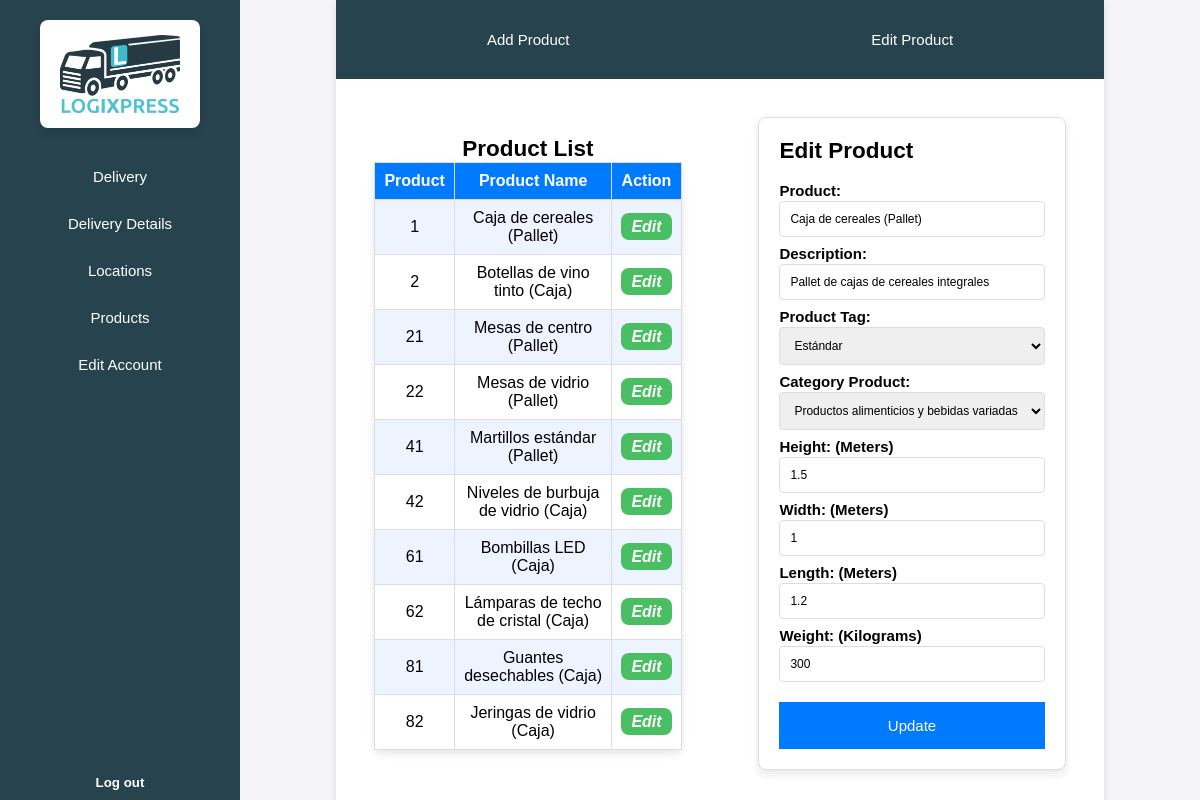
Page /menuCL.php?section=products&tool=editProduct&product=1 (signed in) on the committed database.
### tables this page shows
CREATE TABLE producto (
    num INT AUTO_INCREMENT PRIMARY KEY,
    nombre VARCHAR(100) NOT NULL,
    descripcion VARCHAR(255),
    categoria VARCHAR(5),
    etiquetado VARCHAR(5),
    alto FLOAT NOT NULL,
    ancho FLOAT NOT NULL,
    largo FLOAT NOT NULL,
    peso FLOAT NOT NULL,
    cliente INT,
    FOREIGN KEY (categoria) REFERENCES cat_prod(codigo),
    FOREIGN KEY (etiquetado) REFERENCES etiquetado(codigo),
    FOREIGN KEY (cliente) REFERENCES cliente(num)
);

### php/products/vistaProductos.php (the view, shortened to what this page needs)
<?php
function vistaProductos($cliente) {
    global $db;
    $productos = [];
    $queryProductos = "SELECT p.num, p.nombre FROM producto p WHERE p.cliente = $cliente";
    $result = mysqli_query($db, $queryProductos);
    while ($row = mysqli_fetch_assoc($result)) {
        $productos[] = $row;
    }
    ?>
    <section class="content-tools">
        <div class="tools">
            <div>
                <a class="tool-text" href="?section=products&tool=addProduct">Add Product</a>
            </div>
            <div>
                <a class="tool-text" href="?section=products&tool=editProduct">Edit Product</a>
            </div>
        </div>
        <div class="information">
            <div class="general-info">
                <h2 style="text-align: center;">Product List</h2>
                <table>
                    <tr>
                        <th>Product</th>
                        <th>Product Name</th>
                        <?php if (isset($_GET['tool']) && $_GET['tool'] == 'editProduct'): ?>
                            <th>Action</th>
                        <?php endif; ?>
                    </tr>
                    <?php foreach ($productos as $row): ?>
                        <tr>
                            <td><?= htmlspecialchars($row['num']) ?></td>
                            <td><?= htmlspecialchars($row['nombre']) ?></td>
                            <?php if (isset($_GET['tool']) && $_GET['tool'] == 'editProduct'): ?>
                                <td><a class="btn-green" href="?section=products&tool=editProduct&product=<?= $row['num'] ?>">Edit</a></td>
                            <?php endif; ?>
                        </tr>
                    <?php endforeach; ?>
                </table>
            </div>
            <div class="info-products">
                <?php if (isset($_GET['section'], $_GET['tool']) && $_GET['section'] === "products" && $_GET['tool'] === 'editProduct' && isset($_GET['product'])): ?>
                    <?php vistaEditProducto($cliente, $_GET['product']); ?>
                <?php elseif (isset($_GET['section'], $_GET['tool']) && $_GET['section'] === "products" && $_GET['tool'] === 'addProduct'): ?>
                    <?php vistaAddProduct($cliente); ?>
                <?php else: ?>
                    <p style="font-size:2rem;">Select a product to edit or add a new product.</p>
                <?php endif; ?>
            </div>
        </div>
    </section>
    <?php
}
function vistaEditProducto($cliente, $producto_id) {
    global $db;
    $queryProducto = "SELECT p.num, p.nombre, p.descripcion, p.alto, p.ancho, p.largo, p.peso, p.etiquetado, p.categoria
    FROM producto p WHERE p.cliente = '$cliente' AND p.num = '$producto_id'";
    $resultProducto = mysqli_query($db, $queryProducto);
    $producto = mysqli_fetch_assoc($resultProducto);
    $queryEtiquetado = "SELECT e.codigo, e.descripcion FROM etiquetado e";
    $resultEtiquetado = mysqli_query($db, $queryEtiquetado);
    $queryCategoria = "SELECT c.codigo, c.descripcion FROM cat_prod c";
    $resultCategoria = mysqli_query($db, $queryCategoria);
    ?>
    <div class="form">
        <h2>Edit Product</h2>
        <form action="" method="POST">
            <div class="form-group">
                <label for="nombre">Product:</label>
                <input type="text" id="nombre" name="nombre" value="<?= htmlspecialchars($producto['nombre']) ?>" required>
            </div>
            <div class="form-group">
                <label for="descripcion">Description:</label>
                <input type="text" id="descripcion" name="descripcion" value="<?= htmlspecialchars($producto['descripcion']) ?>" required>
            </div>
            <div class="form-group">
                <label for="etiquetado">Product Tag:</label>
                <select id="etiquetado" name="etiquetado" required>
                    <?php if ($resultEtiquetado): ?>
                        <?php $resultEtiquetado->data_seek(0); ?>
                        <?php while ($rowEti = mysqli_fetch_assoc($resultEtiquetado)): ?>
                            <?php $selected = ($rowEti['codigo'] == $producto['etiquetado']) ? 'selected' : ''; ?>
                            <option value="<?= htmlspecialchars($rowEti['codigo']) ?>" <?= $selected ?>>
                                <?= htmlspecialchars($rowEti['descripcion']) ?>
                            </option>
                        <?php endwhile; ?>
                    <?php endif; ?>
                </select>
            </div>
            <div class="form-group">
                <label for="categoria">Category Product:</label>
                <select id="categoria" name="categoria" required>
                    <?php if ($resultCategoria): ?>
                        <?php $resultCategoria->data_seek(0); ?>
                        <?php while ($rowCat = mysqli_fetch_assoc($resultCategoria)): ?>
                            <?php $selected = ($rowCat['codigo'] == $producto['categoria']) ? 'selected' : ''; ?>
                            <option value="<?= htmlspecialchars($rowCat['codigo']) ?>" <?= $selected ?>>
                                <?= htmlspecialchars($rowCat['descripcion']) ?>
                            </option>
                        <?php endwhile; ?>
                    <?php endif; ?>
                </select>
            </div>
            <div class="form-group">
                <label for="alto">Height: (Meters)</label>
                <input type="number" step="any" id="alto" name="alto" value="<?= htmlspecialchars($producto['alto']) ?>" required>
            </div>
            <div class="form-group">
                <label for="ancho">Width: (Meters)</label>
                <input type="number" step="any" id="ancho" name="ancho" value="<?= htmlspecialchars($producto['ancho']) ?>" required>
            </div>
            <div class="form-group">
                <label for="largo">Length: (Meters)</label>
                <input type="number" step="any" id="largo" name="largo" value="<?= htmlspecialchars($producto['largo']) ?>" required>
            </div>
            <div class="form-group">
                <label for="peso">Weight: (Kilograms)</label>
                <input type="number" step="any" id="peso" name="peso" value="<?= htmlspecialchars($producto['peso']) ?>" required>
            </div>
            <button type="submit" name="accion" value="updateProduct" class="btn-guardar">Update</button>
        </form>
    </div>
    <?php
}
    ?>

### css/menuBase.css (style rules this page uses)
html { font-size: 62.5%; height: 100vh; width: 100%; }
* { margin: 0; padding: 0; box-sizing: border-box; font-family: Arial, sans-serif; }
body { display: flex; height: 100vh; background-color: #f4f4f9; font-size: 1.5rem; }

### css/forms.css (style rules this page uses)
.form { width: 80%; display: flex; flex-direction: column; margin: auto; background-color: #ffffff; border: 1px solid #ddd; border-radius: 8px; box-shadow: 0 4px 8px rgba(0, 0, 0, 0.1); padding: 2rem; font-family: Arial, sans-serif; }
.form h2 { padding-bottom: 1rem; }
.form-group { display: flex; flex-direction: column; }
label { padding: 0.8rem 0.0rem 0.2rem 0rem; font-weight: bold; }
input, select { padding: 1rem; font-size: 1.2rem; border: 1px solid #ddd; border-radius: 4px; width: 100%; }
.btn-guardar { text-align: center; width: 100%; background-color: #007bff; color: white; font-size: 1.5rem; padding: 15px; margin-top: 2rem; border: none; }

### css/tables.css (style rules this page uses)
table { width: 80%; border-collapse: collapse; background-color: #ffffff; border: 1px solid #ddd; border-radius: 8px; box-shadow: 0 4px 8px rgba(0, 0, 0, 0.1); }
th, td { padding: 0.9rem; border: 0.01rem solid #ddd; text-align: center; }
th { background-color: #007bff; color: white; }
tr:nth-child(even) { background-color: #eef4ff; }
tr:nth-child(odd) { background-color: #ffffff; }
.btn-green { color: rgb(255, 255, 255); background-color: rgb(74, 190, 99); padding: 0.5rem 1rem 0.5rem 1rem; text-decoration: none; font-weight: bold; font-style: italic; border-radius: 8px; cursor: pointer; transition: background-color 0.3s ease-in-out; }
button { margin: 0; padding: 0; border: none; background: none; }

### css/menuCL/vistaProducto.css (style rules this page uses)
.content-tools { display: flex; flex-direction: column; align-items: center; width: 80%; height: 100%; background-color: #ffffff; box-shadow: 0 4px 8px rgba(0, 0, 0, 0.1); }
.tools { width: 100%; height: 10%; display: flex; justify-content: space-around; align-items: center; background-color: #27434e; margin: 0% 0% 1% 0%; }
.information { width: 100%; height: 90%; display: flex; overflow: auto; padding: 1rem 0rem 1rem 0rem; }
.general-info { width: 50%; display: flex; flex-direction: column; margin: auto; }
.info-products { width: 50%; display: flex; flex-direction: column; margin: auto; }
.tool-text { color: #ffffff; text-decoration: none; }
table { margin: auto; }

### rows in the picture
producto: num "1", nombre "Caja de cereales (Pallet)", descripcion "Pallet de cajas de cereales integrales", alto "1.5", ancho "1", largo "1.2", peso "300"
producto: num "2", nombre "Botellas de vino tinto (Caja)"
producto: num "21", nombre "Mesas de centro (Pallet)"
producto: num "22", nombre "Mesas de vidrio (Pallet)"
producto: num "41", nombre "Martillos estándar (Pallet)"
producto: num "42", nombre "Niveles de burbuja de vidrio (Caja)"
producto: num "61", nombre "Bombillas LED (Caja)"
producto: num "62", nombre "Lámparas de techo de cristal (Caja)"
producto: num "81", nombre "Guantes desechables (Caja)"
producto: num "82", nombre "Jeringas de vidrio (Caja)"

### other values in the picture
form field etiquetado "Estándar"
form field categoria "Productos alimenticios y bebidas variadas"
